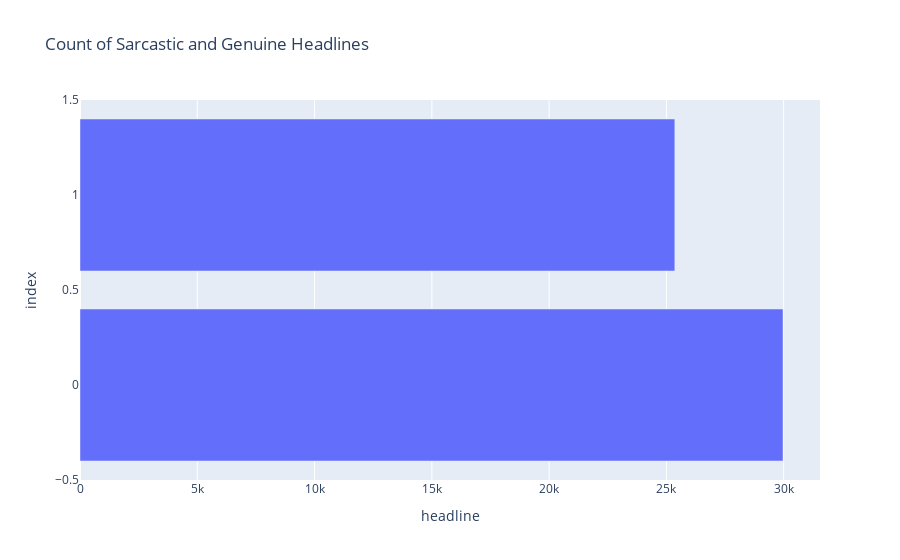

The notebook cell saved with this chart:
### Markdown cell above
## Finding the Classes Balance/Imbalance

### Code cell
px.bar(data.groupby('is_sarcastic').count().reset_index(), x='headline',title='Count of Sarcastic and Genuine Headlines')

### Figure 1 — Plotly figure (JSON) as saved in the notebook; plotly's stock layout.template omitted (floating-point values rounded to 4 significant figures)
{"data": [{"alignmentgroup": "True", "hovertemplate": "headline=%{x}<br>index=%{y}<extra></extra>", "legendgroup": "", "marker": {"color": "#636efa", "pattern": {"shape": ""}}, "name": "", "offsetgroup": "", "orientation": "h", "showlegend": false, "textposition": "auto", "type": "bar", "x": [29970, 25358], "xaxis": "x", "y": [0, 1], "yaxis": "y"}], "layout": {"barmode": "relative", "legend": {"tracegroupgap": 0}, "title": {"text": "Count of Sarcastic and Genuine Headlines"}, "xaxis": {"anchor": "y", "domain": [0, 1], "title": {"text": "headline"}}, "yaxis": {"anchor": "x", "domain": [0, 1], "title": {"text": "index"}}}}
